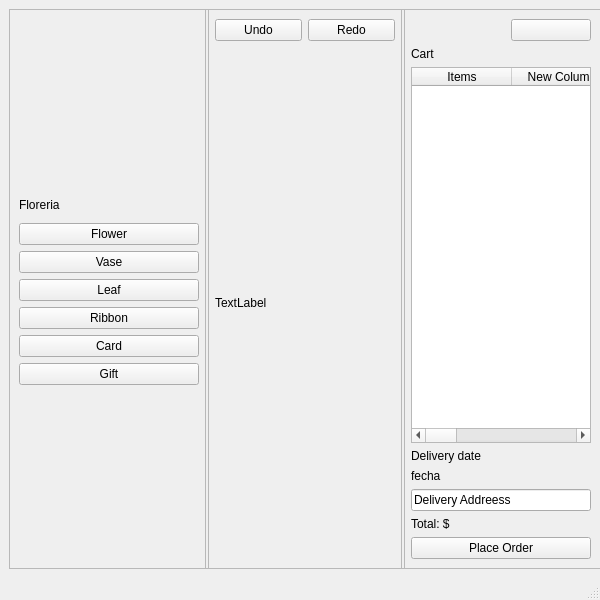
<?xml version="1.0" encoding="UTF-8"?>
<ui version="4.0">
 <class>MainWindow</class>
 <widget class="QMainWindow" name="MainWindow">
  <property name="geometry">
   <rect>
    <x>0</x>
    <y>0</y>
    <width>600</width>
    <height>600</height>
   </rect>
  </property>
  <property name="minimumSize">
   <size>
    <width>600</width>
    <height>600</height>
   </size>
  </property>
  <property name="maximumSize">
   <size>
    <width>16777215</width>
    <height>16777215</height>
   </size>
  </property>
  <property name="windowTitle">
   <string>MainWindow</string>
  </property>
  <widget class="QWidget" name="centralwidget">
   <layout class="QHBoxLayout" name="horizontalLayout">
    <item>
     <widget class="QFrame" name="frame">
      <property name="minimumSize">
       <size>
        <width>200</width>
        <height>0</height>
       </size>
      </property>
      <property name="maximumSize">
       <size>
        <width>200</width>
        <height>16777215</height>
       </size>
      </property>
      <property name="frameShape">
       <enum>QFrame::StyledPanel</enum>
      </property>
      <property name="frameShadow">
       <enum>QFrame::Raised</enum>
      </property>
      <layout class="QVBoxLayout" name="verticalLayout_2">
       <item>
        <layout class="QVBoxLayout" name="verticalLayout">
         <item>
          <widget class="QLabel" name="label">
           <property name="maximumSize">
            <size>
             <width>16777215</width>
             <height>25</height>
            </size>
           </property>
           <property name="text">
            <string>Floreria</string>
           </property>
          </widget>
         </item>
         <item>
          <widget class="QPushButton" name="pushButton">
           <property name="cursor">
            <cursorShape>OpenHandCursor</cursorShape>
           </property>
           <property name="text">
            <string>Flower</string>
           </property>
          </widget>
         </item>
         <item>
          <widget class="QPushButton" name="pushButton_2">
           <property name="cursor">
            <cursorShape>OpenHandCursor</cursorShape>
           </property>
           <property name="text">
            <string>Vase</string>
           </property>
          </widget>
         </item>
         <item>
          <widget class="QPushButton" name="pushButton_3">
           <property name="text">
            <string>Leaf</string>
           </property>
          </widget>
         </item>
         <item>
          <widget class="QPushButton" name="pushButton_4">
           <property name="text">
            <string>Ribbon</string>
           </property>
          </widget>
         </item>
         <item>
          <widget class="QPushButton" name="pushButton_5">
           <property name="text">
            <string>Card</string>
           </property>
          </widget>
         </item>
         <item>
          <widget class="QPushButton" name="pushButton_6">
           <property name="text">
            <string>Gift</string>
           </property>
          </widget>
         </item>
        </layout>
       </item>
      </layout>
     </widget>
    </item>
    <item>
     <widget class="QFrame" name="frame_2">
      <property name="minimumSize">
       <size>
        <width>200</width>
        <height>0</height>
       </size>
      </property>
      <property name="maximumSize">
       <size>
        <width>200</width>
        <height>16777215</height>
       </size>
      </property>
      <property name="frameShape">
       <enum>QFrame::StyledPanel</enum>
      </property>
      <property name="frameShadow">
       <enum>QFrame::Raised</enum>
      </property>
      <layout class="QVBoxLayout" name="verticalLayout_5">
       <item>
        <layout class="QVBoxLayout" name="verticalLayout_3">
         <item>
          <layout class="QHBoxLayout" name="horizontalLayout_6">
           <item>
            <widget class="QPushButton" name="pushButton_7">
             <property name="text">
              <string>Undo</string>
             </property>
            </widget>
           </item>
           <item>
            <widget class="QPushButton" name="pushButton_8">
             <property name="text">
              <string>Redo</string>
             </property>
            </widget>
           </item>
          </layout>
         </item>
         <item>
          <layout class="QVBoxLayout" name="verticalLayout_8">
           <item>
            <widget class="QLabel" name="label_2">
             <property name="text">
              <string>TextLabel</string>
             </property>
            </widget>
           </item>
          </layout>
         </item>
         <item>
          <layout class="QHBoxLayout" name="horizontalLayout_4"/>
         </item>
        </layout>
       </item>
      </layout>
     </widget>
    </item>
    <item>
     <widget class="QFrame" name="frame_3">
      <property name="minimumSize">
       <size>
        <width>200</width>
        <height>0</height>
       </size>
      </property>
      <property name="maximumSize">
       <size>
        <width>200</width>
        <height>16777215</height>
       </size>
      </property>
      <property name="frameShape">
       <enum>QFrame::StyledPanel</enum>
      </property>
      <property name="frameShadow">
       <enum>QFrame::Raised</enum>
      </property>
      <layout class="QVBoxLayout" name="verticalLayout_6">
       <item>
        <layout class="QVBoxLayout" name="verticalLayout_4">
         <item>
          <layout class="QHBoxLayout" name="horizontalLayout_8">
           <property name="leftMargin">
            <number>100</number>
           </property>
           <item>
            <widget class="QPushButton" name="pushButton_10">
             <property name="maximumSize">
              <size>
               <width>85</width>
               <height>16777215</height>
              </size>
             </property>
             <property name="text">
              <string/>
             </property>
            </widget>
           </item>
          </layout>
         </item>
         <item>
          <layout class="QVBoxLayout" name="verticalLayout_7">
           <item>
            <widget class="QLabel" name="label_3">
             <property name="text">
              <string>Cart</string>
             </property>
            </widget>
           </item>
           <item>
            <widget class="QTableWidget" name="tableWidget">
             <column>
              <property name="text">
               <string>Items</string>
              </property>
             </column>
             <column>
              <property name="text">
               <string>New Column</string>
              </property>
             </column>
             <column>
              <property name="text">
               <string>Numbers</string>
              </property>
             </column>
             <column>
              <property name="text">
               <string>Color</string>
              </property>
             </column>
             <column>
              <property name="text">
               <string>Delete</string>
              </property>
             </column>
            </widget>
           </item>
           <item>
            <widget class="QLabel" name="label_6">
             <property name="text">
              <string>Delivery date</string>
             </property>
            </widget>
           </item>
           <item>
            <widget class="QLabel" name="label_4">
             <property name="text">
              <string>fecha</string>
             </property>
            </widget>
           </item>
           <item>
            <widget class="QLineEdit" name="lineEdit_2">
             <property name="text">
              <string>Delivery Addreess</string>
             </property>
            </widget>
           </item>
           <item>
            <widget class="QLabel" name="label_5">
             <property name="text">
              <string>Total: $</string>
             </property>
            </widget>
           </item>
           <item>
            <widget class="QPushButton" name="pushButton_9">
             <property name="text">
              <string>Place Order</string>
             </property>
            </widget>
           </item>
          </layout>
         </item>
        </layout>
       </item>
      </layout>
     </widget>
    </item>
   </layout>
  </widget>
  <widget class="QMenuBar" name="menubar">
   <property name="geometry">
    <rect>
     <x>0</x>
     <y>0</y>
     <width>600</width>
     <height>21</height>
    </rect>
   </property>
  </widget>
  <widget class="QStatusBar" name="statusbar"/>
 </widget>
 <resources/>
 <connections/>
</ui>
